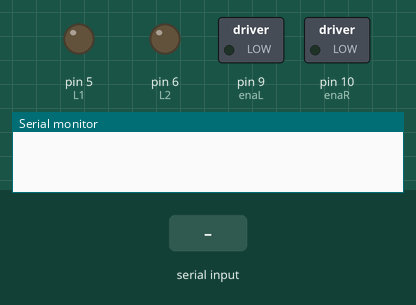
Simulated run of this sketch. Board: Arduino Uno, built with avr-gcc and run on an emulated ATmega328P. Shown: switched loads named in the sketch (green lamp = pin HIGH), output pins drawn as LEDs (lit = HIGH), the last lines printed to the serial monitor. The inputs (shaded band) are chosen by the test bench. Pins used as bus, display or sensor lines are not drawn.

Above: at 1.2 s.
1.3 s: "L" received over Serial
At 2.5 s:
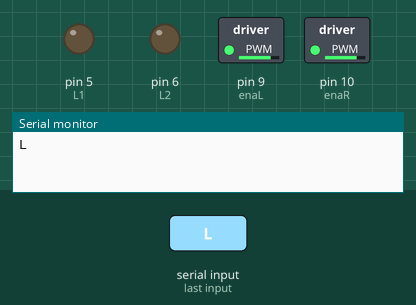
2.8 s: "R" received over Serial
At 3.7 s:
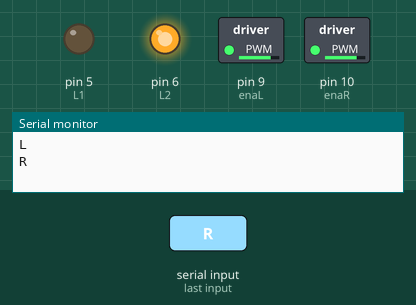
4.3 s: "G" received over Serial
At 4.9 s:
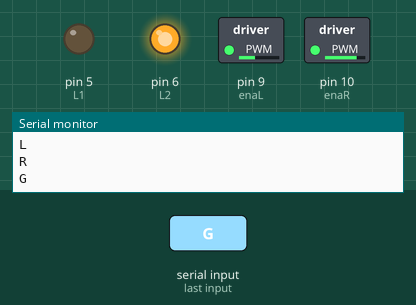
5.8 s: "I" received over Serial
At 7.0 s:
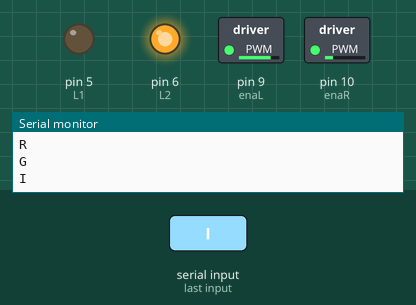
7.3 s: "B" received over Serial
At 8.3 s:
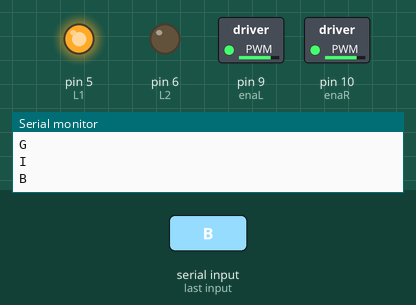
Timing chart, 0 to 9.8 s (numbered marks = the images above; inputs shaded):
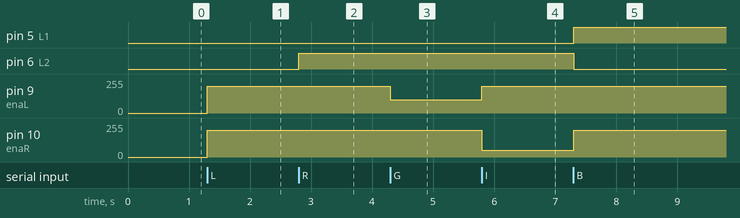

The sketch:

newBluetoothCar.ino
```cpp
#define L1 5     //Left Motor MB2
#define L2 6     //Left Motor MB1
#define R1 7     //Right Motor MA1
#define R2 8     //Right Motor MA2
#define enaL 9   //Left Motor Enable Pin EB
#define enaR 10  //Right Motor Enable Pin EA
int speed = 200;
//*************************************************//

void setup() {
  Serial.begin(9600);
  pinMode(R1, OUTPUT);
  pinMode(R2, OUTPUT);
  pinMode(L2, OUTPUT);
  pinMode(L1, OUTPUT);
  pinMode(enaR, OUTPUT);  // anaa
  pinMode(enaL, OUTPUT);  //enab
}


char data;

// int sensorRead() {
//   //data = Serial.read();
// }

void setSpeed(int speed) {
  analogWrite(enaR, speed);
  analogWrite(enaL, speed);
}

void goForward() {
  setSpeed(200);
  digitalWrite(R1, HIGH);
  digitalWrite(R2, LOW);
  digitalWrite(L1, LOW);
  digitalWrite(L2, HIGH);
}
void goLeft(int n) {
  if (n == 1) {
    setSpeed(200);
    digitalWrite(R1, HIGH);
    digitalWrite(R2, LOW);
    digitalWrite(L1, LOW);
    digitalWrite(L2, LOW);
  } else if(n==2){
    analogWrite(enaR, speed);
    analogWrite(enaL, speed-100);
    digitalWrite(R1, HIGH);
    digitalWrite(R2, LOW);
    digitalWrite(L1, LOW);
    digitalWrite(L2, HIGH);
  }
}
void goRight(int n) {
  if (n == 1) {
    setSpeed(200);
    digitalWrite(R1, LOW);
    digitalWrite(R2, LOW);
    digitalWrite(L1, LOW);
    digitalWrite(L2, HIGH);
  } else if(n==2){
    analogWrite(enaR, speed-150);
    analogWrite(enaL, speed);
    digitalWrite(R1, HIGH);
    digitalWrite(R2, LOW);
    digitalWrite(L1, LOW);
    digitalWrite(L2, HIGH);
  }
}

void goBackward() {
  setSpeed(200);
  digitalWrite(R1, LOW);
  digitalWrite(R2, HIGH);
  digitalWrite(L1, HIGH);
  digitalWrite(L2, LOW);
}

void goStop() {
  digitalWrite(R1, LOW);
  digitalWrite(R2, LOW);
  digitalWrite(L1, LOW);
  digitalWrite(L2, LOW);
}

void loop() {
  if (Serial.available()) {
    //sensorRead();
    data = Serial.read();
    Serial.println(data);
  }

  if (data == 'L') {
    goLeft(1);
  }

  else if (data == 'R') {
    goRight(1);
  }
   else if (data == 'G') {
    goLeft(2);
  }
   else if (data == 'I') {
    goRight(2);
  }
   else if (data == 'H') {
    goLeft(3);
  }
   else if (data == 'J') {
    goRight(3);
  }  else if (data == 'F') {
    goForward();
  }

  else if (data == 'B') {
    goBackward();
  }

  if (data == 'S') {
    goStop();
  }
}
```

Measured:
- after the input at 1.3 s, pin 9 (enaL), pin 10 (enaR): 0/255 → 200/255 at once
- after the input at 2.8 s, pin 6 (L2): LOW → HIGH at once
- after the input at 4.3 s, pin 9 (enaL): 200/255 → 100/255 at once
- after the input at 5.8 s, pin 9 (enaL): 100/255 → 200/255 at once; pin 10 (enaR): 200/255 → 50/255 at once
- after the input at 7.3 s, pin 5 (L1): LOW → HIGH at once; pin 6 (L2): HIGH → LOW at once; pin 10 (enaR): 50/255 → 200/255 at once
